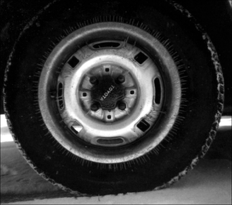
%> input picture 1º Cuatrimestre/[VC] Visión por Computador/Prácticas/Practica3_Manipulacion_Contraste/P3.tif, 232 x 205 px
$ octave Practica3_Parte2.m   (GNU Octave 9; MATLAB toolbox functions it lacks are replaced by stand-ins)
%> lines starting %> are read from the running program, lines starting %| are printed output that depends on the picture
### 1º Cuatrimestre/[VC] Visión por Computador/Prácticas/Practica3_Manipulacion_Contraste/Funciones Necesarias/funcion_HistAcum.m
function [HistAcum] = funcion_HistAcum(h)
% Función que calcula el histograma acumulado de una imagen a partir de su
% histograma (h)
HistAcum = zeros(256,1);
HistAcum(1) = h(1);
for i=2:256
    HistAcum(i) = HistAcum(i-1) + h(i);
end

### 1º Cuatrimestre/[VC] Visión por Computador/Prácticas/Practica3_Manipulacion_Contraste/Funciones Necesarias/funcion_ecualizaImagen.m
function [Ieq] = funcion_ecualizaImagen(I, criterio)
% Ecualiza de forma uniforme la imagen pasada por parámetro.
% Puede utilizarse con diferentes criterios:
%   1 - Recorrido píxel a píxel de la imagen
%   2 - Realiza el cálculo de la función de transformación por cada nivel
%   de gris
%   3 - Realiza el cálculo de la función de transformción por cada nivel de
%   gris posible y, haciendo un barrido en los 256 niveles de gris,
%   aplicarla para generar la imagen de salida.

Ieq = uint8(zeros(size(I)));
[N, M] = size(I);
H = funcion_HistAcum(imhist(I));

if(criterio == 1)
% Recorrido píxel a píxel de la imagen. Calcula la función de
% transformación para cada píxel.
for i=1:N % Para cada fila
    for j=1:M % Para cada columna
        g = double(I(i,j)); % Saco el nivel de gris del píxel
        g_prima =  256/(M*N) * double(H(g+1))-1; % Le aplico la función de transformación
        F = max(0,round(g_prima)); % Si es menor que 0, lo dejo en 0.
        Ieq(i,j) = F; % Le aplico el nivel de gris a la nueva imagen.
    end
end

elseif (criterio == 2)
% Realiza la función de transformación para cada nivel de gris, antes del
% bucle.
g_prima = (256/(M*N) * double(H)) - 1; % Calculo g' para todos los niveles del histograma acumulado
F = max(0,round(g_prima)); % Calculo la función de transformacion
    for i=1:N % Para cada fila
        for j=1:M % Para cada columna
            Ieq(i,j) = F( double(I(i,j)) + 1 ); % Aplico la función de transformación para el nivel de gris del píxel (i,j)
        end
    end

elseif (criterio == 3)
% Realiza el cálculo de la función de transformación para cada nivel de
% gris posible. Haciendo un barrido de 1 a 256 se aplica a la imagen de
% salida.
g_prima = (256/(M*N) * double(H)) - 1; % Calculo g' para todos los niveles del histograma acumulado
F = max(0,round(g_prima)); % Calculo la función de transformacion
    for g=1:256 % para cada nivel de gris
        Ieq(I == (g-1)) = F(g);  % Actualizo en la nueva imagen donde los píxeles con nivel de gris g-1 en la imagen original, sean F(g)
    end

end

Ieq = uint8(Ieq);


end

### 1º Cuatrimestre/[VC] Visión por Computador/Prácticas/Practica3_Manipulacion_Contraste/Funciones Necesarias/brillo_contraste.m
function [brillo,contraste] = brillo_contraste(ImagenBinaria)
h = imhist(ImagenBinaria);
brillo = 0;
contraste = 0;
[N,M] = size(ImagenBinaria(:,:,1));
% Brillo:  Nivel de gris medio en una imagen
brillo = sum(ImagenBinaria(:))/(N*M);

% Contraste:
contraste = sqrt(sum(( ImagenBinaria(:) - brillo ).^2)/(N*M) );
end

### 1º Cuatrimestre/[VC] Visión por Computador/Prácticas/Practica3_Manipulacion_Contraste/Funciones Necesarias/funcion_compara_matrices.m
% Función: varLogica = funcion_compara_matrices(m1,m2)

% Diseñar una función que reciba como entradas dos matrices de la misma
% dimensión. La función debe devolver una variable lógica, con true si las
% matrices son iguales y false  en caso contrario.
% Para ello la función deberá:
% - Calcular una matriz diferencias (resta de las dos matrices de entrada)
% - Calcula el valor máximo y mínimo de esta matriz diferencias
% - Si el valor máximo es igual al valor mínimo y cualquiera de ellos tiene
% el valor 0, entonces las matrices de entrada son iguales

% Observación: si las matrices no tienen la misma dimensión la función
% únicamente debe advertir por el command window este hecho (para ello,
% puedes utilizar la función display('cadena de texto a mostrar').

% Guardar la función en un directorio llamado funciones, y, añadiendo el
% path a este directorio, llámala en distintas situaciones para comprobar
% su correcto funcionamiento.

function var = funcion_compara_matrices(m1,m2)
    if (size(m1) == size(m2))

        m1 = double(m1); % Es importante para que los números no
        m2 = double(m2); % se desborden.

        var = true;
        diferencia = m1 - m2;
        maximo = max(diferencia(:));
        minimo = min(diferencia(:));
        if ((maximo == minimo) && (maximo == 0 || minimo == 0))
            %fprintf("Las matrices son iguales.\n")
        else
            var = false;
            %fprintf("Las matrices no son iguales.\n");
        end

    else
        var = false;
        %fprintf("Las matrices no tienen la misma dimensión.\n");
    end
end

### 1º Cuatrimestre/[VC] Visión por Computador/Prácticas/Practica3_Manipulacion_Contraste/Funciones Necesarias/funcion_ecualizaZonal.m
function [Ieq] = funcion_ecualizaZonal(Imagen)
% Dividir la imagen en 9 subimagenes de las mismas dimensiones y aplicar
% ecualiza_imagen en cada una de esas subimagenes.

[M,N] = size(Imagen);   % Sacamos las dimensiones de la imagen que queremos ecualizar
Ieq = zeros(M,N);       % Inicializamos la imagen resultado


filas = [floor(M/3),floor(M/3)*2,M];    % Calculamos los cortes de las filas
columnas = [floor(N/3),floor(N/3)*2,N]; % Calculamos los cortes de las columnas

inicio_columnas = 1; % Iniciamos el contador de las columnas a 1

for j = 1:3
    inicio_filas = 1; % reiniciamos el contador de las filas a 1
    for i = 1:3
        sub_img = Imagen(inicio_filas:filas(i),inicio_columnas:columnas(j));    % Recortamos la imagen original desde el inicio hasta la marca (i,j)
        sub_img_eq = funcion_ecualizaImagen(sub_img,3);                         % Ecualizamos la sub imagen
        Ieq(inicio_filas:filas(i),inicio_columnas:columnas(j)) = sub_img_eq;    % Incrustamos la sub imagen en la imagen resultado
        inicio_filas = 1 + filas(i);                                            % Actualizamos el inicio de las filas para la siguiente sub imagen
    end
    inicio_columnas = 1 + columnas(j);                                          % Actualizamos el inicio de las columnas para la siguiente sub imagen
end

Ieq = uint8(Ieq);   % Convertimos la imagen a uint8 para poder representarla.

end

### 1º Cuatrimestre/[VC] Visión por Computador/Prácticas/Practica3_Manipulacion_Contraste/Funciones Necesarias/funcion_ecualizacionLocal.m
function [Ieq_local] = funcion_ecualizacionLocal(Imagen,NumFilVent,NumColVent, OpcionRelleno)
%contador = 0
if(mod(NumFilVent,2) == 0)
    NumFilVent = NumFilVent + 1;
end

if(mod(NumColVent,2) == 0)
    NumColVent = NumColVent + 1;
end

[N, M] = size(Imagen);
EF = floor(NumFilVent/2);
EC = floor(NumColVent/2);

if(~strcmp('zeros',OpcionRelleno) && ~strcmp('replicate',OpcionRelleno) && ~strcmp('symmetric',OpcionRelleno))
    disp('Opcion no válida');
    return;
end

if(strcmp('zeros',OpcionRelleno))
    % Amplía la imagen con ceros
    Iamp = zeros(2*EF+N,2*EC+M);
    Iamp = uint8(Iamp);
    % Incrustamos la imagen en la imagen ampliada.
    Iamp(1+EF:(N+EF), 1+EC:(M+EC)) = Imagen;
    Ieq_local = zeros(size(Imagen));

elseif (strcmp('replicate',OpcionRelleno))
    Iamp = padarray(Imagen,[EF,EC],'replicate');

elseif (strcmp('symmetric',OpcionRelleno))
    Iamp = padarray(Imagen,[EF,EC],'symmetric');

end

for k=(1+EF):(N+EF)
    for j=(1+EC):(M+EC)

        ROI = Iamp(k-EF:k+EF, j-EC:j+EC);
%         ROI_aux = ROI;
%         ROI_aux(round(NumFilVent/2),round(NumColVent/2)) = 255;
%         imshow(uint8(ROI_aux));
        sub_img_eq = uint8(funcion_ecualizaImagen(ROI,2));
        Ieq_local(k-EF, j-EC) = sub_img_eq(round(NumFilVent/2),round(NumColVent/2));
%        contador = contador + 1

    end
end

if(isinteger(Imagen))
    Ieq_local = uint8(Ieq_local);
else
    Ieq_local = double(Ieq_local);
end

end

### 1º Cuatrimestre/[VC] Visión por Computador/Prácticas/Practica3_Manipulacion_Contraste/Practica3_Parte2.m
addpath('./Funciones Necesarias\')

%% Función histograma acumulado
Img = imread('P3.tif');
%> Img is the input picture: size 205x232 uint8; min 0, max 255, mean 53.7
[N,M] = size(Img);
%> N = 205; M = 232
H = funcion_HistAcum(Img);
%> after the loop in funcion_HistAcum, `for i=2:256`: HistAcum = 256 values from 6 to 255
%> H = 256 values from 6 to 255


%% Función Ecualiza Imagen
tic;
Ieq1 = funcion_ecualizaImagen(Img,1);
%> in funcion_ecualizaImagen, `H = funcion_HistAcum(imhist(I));`: H = 256 values from 477 to 47560
%> after the loop in funcion_ecualizaImagen, `for i=1:N`:
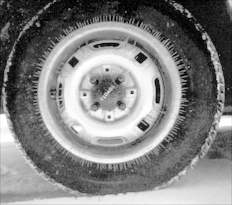
%> Ieq: size 205x232 uint8; min 2, max 255, mean 129
toc % 0.006566

[brillo,contraste] = brillo_contraste(Ieq1);
%> in brillo_contraste, `h = imhist(ImagenBinaria);`: h = 256 values, max 2053 at index 24, min 0 at index 1, mean 185.8
%> in brillo_contraste, `brillo = sum(ImagenBinaria(:))/(N*M);`: brillo = 129
%> in brillo_contraste, `contraste = sqrt(sum(( ImagenBinaria(:) - brillo ).^2)/(N*M) );`: contraste = 10.75
%> brillo = 129; contraste = 10.75
figure,
subplot(2,1,1), imshow(Ieq1)
title(['B:',num2str(brillo),' // C:', num2str(contraste)])
subplot(2,1,2), imhist(Ieq1)


tic;
Ieq2 = funcion_ecualizaImagen(Img,2);
toc % 0.005445

[brillo,contraste] = brillo_contraste(Ieq2);
figure, subplot(2,1,1), imshow(Ieq2)
title(['B:',num2str(brillo),' // C:', num2str(contraste)])
subplot(2,1,2), imhist(Ieq2)


tic;
Ieq3 = funcion_ecualizaImagen(Img,3);
toc % 0.029426

figure, subplot(2,1,1), imshow(Ieq3)
title(['B:',num2str(brillo),' // C:', num2str(contraste)])
subplot(2,1,2), imhist(Ieq3)


funcion_compara_matrices(Ieq1,Ieq2)
%> in funcion_compara_matrices, `diferencia = m1 - m2;`: diferencia: size 205x232 double; every value is 0
%> in funcion_compara_matrices, `maximo = max(diferencia(:));`: maximo = 0
%> ans = true
funcion_compara_matrices(Ieq1,Ieq3)
%> ans = true


%% Función Ecualización Zonal
tic;
Ieq_zonal = funcion_ecualizaZonal(Img);
%> after the loop in funcion_ecualizaZonal, `for j = 1:3`:
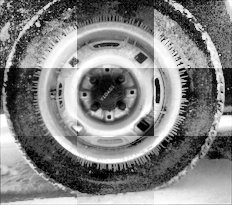
%> Ieq: size 205x232 double; min 0, max 255, mean 130.6
toc % 0.075616
figure, subplot(2,1,1), imshow(Ieq_zonal)
title(['B:',num2str(brillo),' // C:', num2str(contraste)])
subplot(2,1,2), imhist(Ieq_zonal)


%% Función Ecualización Local

tic;
Ieq_local = funcion_ecualizacionLocal(Img,round(N/3),round(M/3),'zeros');
%> in funcion_ecualizacionLocal, `Iamp(1+EF:(N+EF), 1+EC:(M+EC)) = Imagen;`:
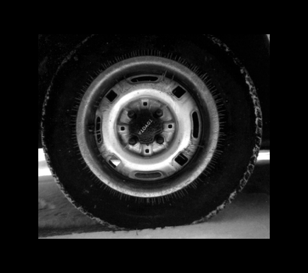
%> Iamp: size 273x308 uint8; min 0, max 255, mean 30.4
%> (the run ends here)
